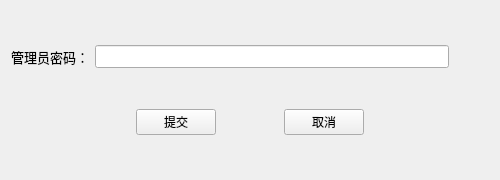
<?xml version="1.0" encoding="UTF-8"?>
<ui version="4.0">
 <class>LoadingDialog</class>
 <widget class="QWidget" name="LoadingDialog">
  <property name="geometry">
   <rect>
    <x>0</x>
    <y>0</y>
    <width>500</width>
    <height>180</height>
   </rect>
  </property>
  <property name="windowTitle">
   <string>请输入后台管理密码</string>
  </property>
  <property name="windowIcon">
   <iconset>
    <normalon>:/PIC/郑.gif</normalon>
   </iconset>
  </property>
  <layout class="QVBoxLayout" name="verticalLayout" stretch="1,0,1,0,1">
   <item>
    <spacer name="verticalSpacer">
     <property name="orientation">
      <enum>Qt::Vertical</enum>
     </property>
     <property name="sizeHint" stdset="0">
      <size>
       <width>20</width>
       <height>26</height>
      </size>
     </property>
    </spacer>
   </item>
   <item>
    <layout class="QHBoxLayout" name="horizontalLayout" stretch="1,5,0">
     <item>
      <widget class="QLabel" name="label">
       <property name="minimumSize">
        <size>
         <width>0</width>
         <height>23</height>
        </size>
       </property>
       <property name="font">
        <font>
         <pointsize>10</pointsize>
        </font>
       </property>
       <property name="text">
        <string>管理员密码：</string>
       </property>
      </widget>
     </item>
     <item>
      <widget class="QLineEdit" name="lineEdit_pwd">
       <property name="minimumSize">
        <size>
         <width>0</width>
         <height>23</height>
        </size>
       </property>
       <property name="maximumSize">
        <size>
         <width>16777215</width>
         <height>16777215</height>
        </size>
       </property>
       <property name="font">
        <font>
         <pointsize>10</pointsize>
        </font>
       </property>
       <property name="inputMethodHints">
        <set>Qt::ImhHiddenText|Qt::ImhNoAutoUppercase|Qt::ImhNoPredictiveText|Qt::ImhSensitiveData</set>
       </property>
       <property name="inputMask">
        <string/>
       </property>
       <property name="echoMode">
        <enum>QLineEdit::Password</enum>
       </property>
      </widget>
     </item>
     <item>
      <spacer name="horizontalSpacer_4">
       <property name="orientation">
        <enum>Qt::Horizontal</enum>
       </property>
       <property name="sizeHint" stdset="0">
        <size>
         <width>40</width>
         <height>20</height>
        </size>
       </property>
      </spacer>
     </item>
    </layout>
   </item>
   <item>
    <spacer name="verticalSpacer_2">
     <property name="orientation">
      <enum>Qt::Vertical</enum>
     </property>
     <property name="sizeHint" stdset="0">
      <size>
       <width>20</width>
       <height>27</height>
      </size>
     </property>
    </spacer>
   </item>
   <item>
    <layout class="QHBoxLayout" name="horizontalLayout_2" stretch="2,0,1,0,2">
     <item>
      <spacer name="horizontalSpacer_2">
       <property name="orientation">
        <enum>Qt::Horizontal</enum>
       </property>
       <property name="sizeHint" stdset="0">
        <size>
         <width>40</width>
         <height>20</height>
        </size>
       </property>
      </spacer>
     </item>
     <item>
      <widget class="QPushButton" name="btn_submit">
       <property name="text">
        <string>提交</string>
       </property>
      </widget>
     </item>
     <item>
      <spacer name="horizontalSpacer">
       <property name="orientation">
        <enum>Qt::Horizontal</enum>
       </property>
       <property name="sizeHint" stdset="0">
        <size>
         <width>40</width>
         <height>20</height>
        </size>
       </property>
      </spacer>
     </item>
     <item>
      <widget class="QPushButton" name="btn_cancel">
       <property name="text">
        <string>取消</string>
       </property>
      </widget>
     </item>
     <item>
      <spacer name="horizontalSpacer_3">
       <property name="orientation">
        <enum>Qt::Horizontal</enum>
       </property>
       <property name="sizeHint" stdset="0">
        <size>
         <width>40</width>
         <height>20</height>
        </size>
       </property>
      </spacer>
     </item>
    </layout>
   </item>
   <item>
    <spacer name="verticalSpacer_3">
     <property name="orientation">
      <enum>Qt::Vertical</enum>
     </property>
     <property name="sizeHint" stdset="0">
      <size>
       <width>20</width>
       <height>26</height>
      </size>
     </property>
    </spacer>
   </item>
  </layout>
 </widget>
 <resources>
  <include location="../RES/img.qrc"/>
 </resources>
 <connections/>
</ui>
